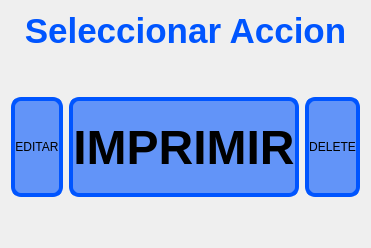
               <widget class="QWidget" name="Model_page">
                <layout class="QVBoxLayout" name="verticalLayout_8">
                 <item>
                  <layout class="QVBoxLayout" name="vertical_model">
                   <item>
                    <widget class="QLabel" name="titulo_modelo">
                     <property name="text">
                      <string>&lt;html&gt;&lt;head/&gt;&lt;body&gt;&lt;p align=&quot;center&quot;&gt;&lt;span style=&quot; font-size:26pt; font-weight:700; color:#0055ff;&quot;&gt;Seleccionar Accion&lt;/span&gt;&lt;/p&gt;&lt;/body&gt;&lt;/html&gt;</string>
                     </property>
                    </widget>
                   </item>
                   <item>
                    <spacer name="verticalSpacer">
                     <property name="orientation">
                      <enum>Qt::Orientation::Vertical</enum>
                     </property>
                     <property name="sizeHint" stdset="0">
                      <size>
                       <width>20</width>
                       <height>40</height>
                      </size>
                     </property>
                    </spacer>
                   </item>
                   <item>
                    <layout class="QHBoxLayout" name="horizontal_model">
                     <item>
                      <widget class="QPushButton" name="btn_EditAction">
                       <property name="sizePolicy">
                        <sizepolicy hsizetype="Minimum" vsizetype="Preferred">
                         <horstretch>0</horstretch>
                         <verstretch>0</verstretch>
                        </sizepolicy>
                       </property>
                       <property name="minimumSize">
                        <size>
                         <width>0</width>
                         <height>100</height>
                        </size>
                       </property>
                       <property name="maximumSize">
                        <size>
                         <width>250</width>
                         <height>16777215</height>
                        </size>
                       </property>
                       <property name="styleSheet">
                        <string notr="true">QPushButton{
background-color: rgba(0, 85, 255, 150);
font: 700 36pt &quot;Segoe UI&quot;;
border-radius: 10px;
border: 4px solid black;
border-color: rgb(0, 85, 255);}

QPushButton:pressed {
	background-color: rgb(0, 0, 255);
	/*background-color: rgb(255, 233, 51 );*/
}</string>
                       </property>
                       <property name="text">
                        <string>EDITAR</string>
                       </property>
                       <property name="iconSize">
                        <size>
                         <width>25</width>
                         <height>25</height>
                        </size>
                       </property>
                      </widget>
                     </item>
                     <item>
                      <widget class="QPushButton" name="btn_PrintAction">
                       <property name="sizePolicy">
                        <sizepolicy hsizetype="Minimum" vsizetype="Preferred">
                         <horstretch>0</horstretch>
                         <verstretch>0</verstretch>
                        </sizepolicy>
                       </property>
                       <property name="minimumSize">
                        <size>
                         <width>0</width>
                         <height>100</height>
                        </size>
                       </property>
                       <property name="maximumSize">
                        <size>
                         <width>250</width>
                         <height>16777215</height>
                        </size>
                       </property>
                       <property name="sizeIncrement">
                        <size>
                         <width>20</width>
                         <height>25</height>
                        </size>
                       </property>
                       <property name="font">
                        <font>
                         <family>Segoe UI</family>
                         <pointsize>36</pointsize>
                         <italic>false</italic>
                         <bold>true</bold>
                        </font>
                       </property>
                       <property name="styleSheet">
                        <string notr="true">QPushButton{
background-color: rgba(0, 85, 255, 150);
font: 700 36pt &quot;Segoe UI&quot;;
border-radius: 10px;
border: 4px solid black;
border-color: rgb(0, 85, 255);}

QPushButton:pressed {
	/*background-color: rgb(255, 233, 51 );*/
    background-color: rgb(0, 0, 255);
}</string>
                       </property>
                       <property name="text">
                        <string>IMPRIMIR</string>
                       </property>
                      </widget>
                     </item>
                     <item>
                      <widget class="QPushButton" name="btn_deleteRegister">
                       <property name="minimumSize">
                        <size>
                         <width>0</width>
                         <height>100</height>
                        </size>
                       </property>
                       <property name="maximumSize">
                        <size>
                         <width>250</width>
                         <height>16777215</height>
                        </size>
                       </property>
                       <property name="styleSheet">
                        <string notr="true">QPushButton{
background-color: rgba(0, 85, 255, 150);
font: 700 36pt &quot;Segoe UI&quot;;
border-radius: 10px;
border: 4px solid black;
border-color: rgb(0, 85, 255);}

QPushButton:pressed {
	/*background-color: rgb(255, 233, 51 );*/
    background-color: rgb(0, 0, 255);
}</string>
                       </property>
                       <property name="text">
                        <string>DELETE</string>
                       </property>
                      </widget>
                     </item>
                    </layout>
                   </item>
                  </layout>
                 </item>
                 <item>
                  <spacer name="spacer_model">
                   <property name="orientation">
                    <enum>Qt::Orientation::Vertical</enum>
                   </property>
                   <property name="sizeHint" stdset="0">
                    <size>
                     <width>20</width>
                     <height>40</height>
                    </size>
                   </property>
                  </spacer>
                 </item>
                </layout>
               </widget>
